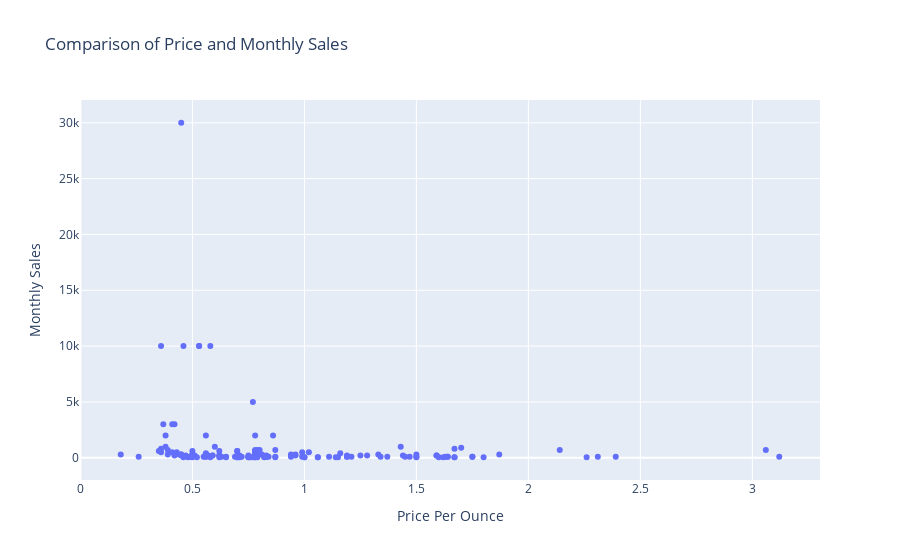

The cell this chart's notebook holds for it:
### Markdown cell above
- From the plot below, we can see that no product is able to get to the 5,000 monthly sales mark unless they are priced below 80 cents per ounce.

### Code cell
# Scatter plot to see the relationship between price and sales
fig = px.scatter(
    most_bought, x=most_bought['price_per_ounce'], y=most_bought['bought_last_month'],
    title = 'Comparison of Price and Monthly Sales' ,
    hover_data=['price_per_ounce', 'bought_last_month', 'title'],
    labels={'bought_last_month':"Monthly Sales", 'price_per_ounce': 'Price Per Ounce'}
)
fig.show()

### Figure 1 — Plotly figure (JSON) as saved in the notebook; plotly's stock layout.template omitted (floating-point values rounded to 4 significant figures; data arrays with more than 128 entries replaced by an {"elided": "..."} marker saying what was removed)
{"data": [{"customdata": {"elided": "155x1 str values"}, "hovertemplate": "Price Per Ounce=%{x}<br>Monthly Sales=%{y}<br>title=%{customdata[0]}<extra></extra>", "legendgroup": "", "marker": {"color": "#636efa", "symbol": "circle"}, "mode": "markers", "name": "", "orientation": "v", "showlegend": false, "type": "scatter", "x": {"elided": "155 float values"}, "xaxis": "x", "y": {"elided": "155 int values"}, "yaxis": "y"}], "layout": {"legend": {"tracegroupgap": 0}, "title": {"text": "Comparison of Price and Monthly Sales"}, "xaxis": {"anchor": "y", "domain": [0, 1], "title": {"text": "Price Per Ounce"}}, "yaxis": {"anchor": "x", "domain": [0, 1], "title": {"text": "Monthly Sales"}}}}
